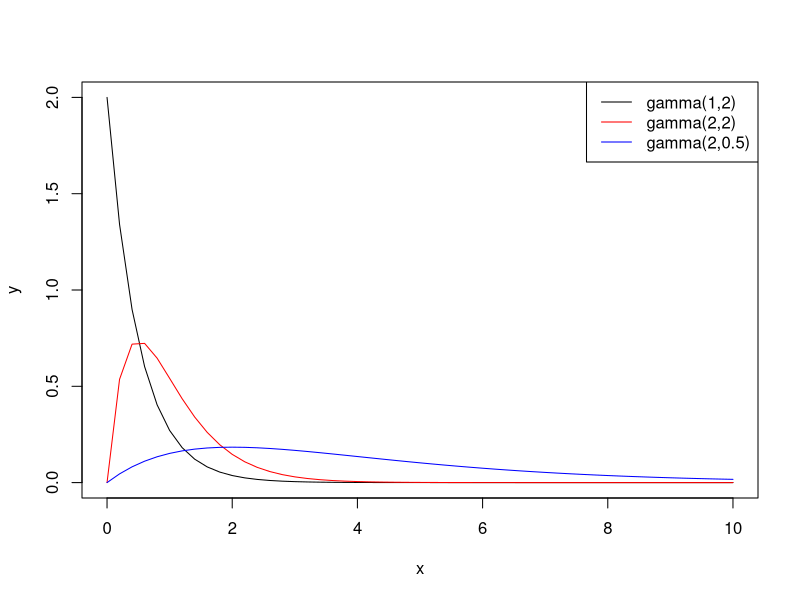
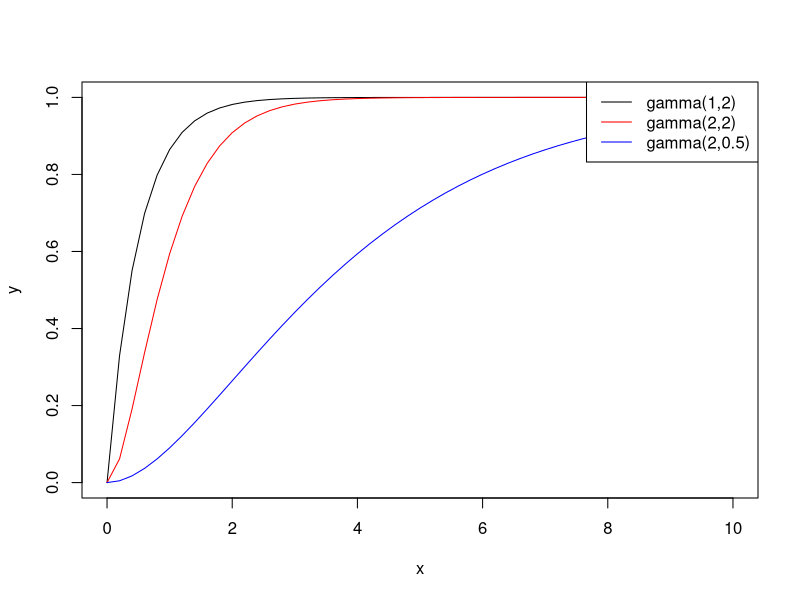

Recreate these plots in R, in order.
x = seq(0,10, by = 0.2)
X1 = "gamma(1,2)"
X2 = "gamma(2,2)"
X3 = "gamma(2,0.5)"

y1 = dgamma(x,1,rate=2)
y2 = dgamma(x,2,rate=2)
y3 = dgamma(x,2,scale = 2)

png(file = "../LaTex/zad2_24_fx.png")
plot(x,y1,type = "l",xlab = "x", ylab = "y")
lines(x,y2,col = "red")
lines(x,y3, col = "blue")
legend(x = "topright", legend = c(X1,X2,X3),col = c("black","red","blue"),lty = 1)
dev.off()

Y1 = pgamma(x,1,rate=2)
Y2 = pgamma(x,2,rate=2)
Y3 = pgamma(x,2,scale = 2)

png(file = "../LaTex/zad2_24_f.png")
plot(x,Y1,type = "l",xlab = "x", ylab = "y")
lines(x,Y2,col = "red")
lines(x,Y3, col = "blue")
legend(x = "topright", legend = c(X1,X2,X3),col = c("black","red","blue"),lty = 1)
dev.off()